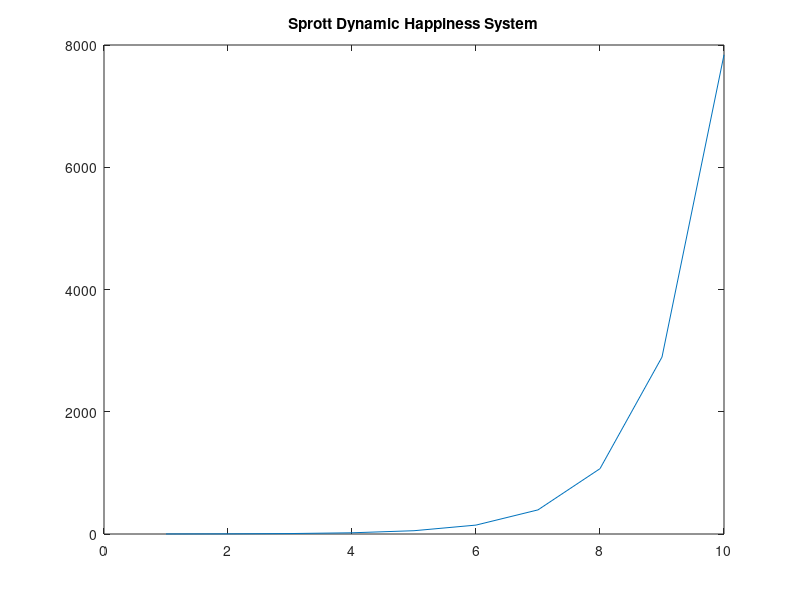

Recreate this plot in MATLAB.
% System Simulation Problem 15
% Written by Josh Humphrey

h=1;
a = 1;
b = 1;
x = 1:h:10;
y = ones(1,length(x)); 
y(1) = 1;
F_xy = @(t,r) r;

for k=1:(length(x)-1)
    k_1 = F_xy(x(k),y(k));
    k_2 = F_xy(x(k)+0.5*h,y(k)+0.5*h*k_1);
    k_3 = F_xy((x(k)+0.5*h),(y(k)+0.5*h*k_2));
    k_4 = F_xy((x(k)+h),(y(k)+k_3*h));

    y(k+1) = y(k) + (1/6)*(k_1+2*k_2+2*k_3+k_4)*h;
end

figure(1)
plot(x,y)
title('Sprott Dynamic Happiness System')

